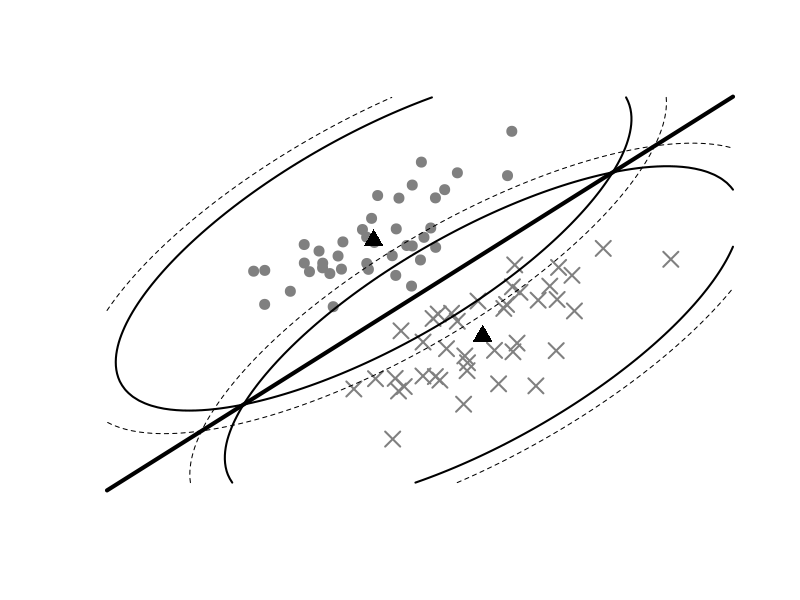
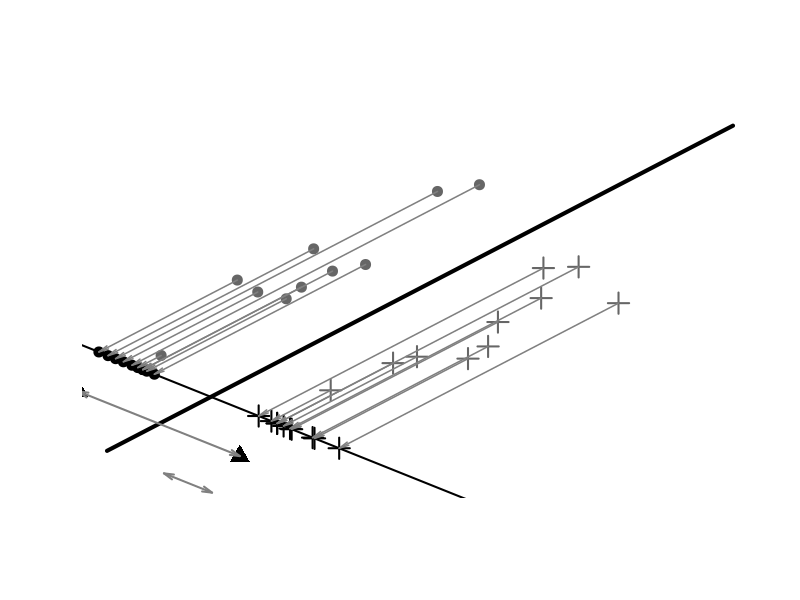

Write the R code that produced these figures, in order.
###
### demo        creates all plots for the fisher discriminant section
###
### 2001 written by Ralf Herbrich
### Microsoft Research Cambridge
###
### 2019 modified by Ralf Herbrich
### Amazon Development Center Germany
###
### (c) 2001 Microsoft Corporation. Reproduced with permission. All rights reserved.


############################################################
## main parameters
############################################################

D <- 4.5;                      # dimension of output window (generative plot)

D2.x <- 4.3;                   # dimension of output window (projections plot)
D2.y <- 5.8;                   

N <- 40;                       # number of samples per classa

N2 <- 10;                      # number of samples per classa

mu <- cbind (c (-1, +1),       # mean vectors
             c (+1, -1));
C <- list (rho=c (0.5, 0.5),   # covariance matrices
          sigma.x=c (1, 1),
           sigma.y=c (1, 1));


############################################################
## a function to generate random multivariate Gaussians
## directly taken from S-PLUS help files
############################################################

rmultnorm <- function (n, mu, vmat) {
  p <- ncol (vmat);
  ans <- matrix (rnorm (n * p), nrow = n) %*% vmat;
  ans <- sweep (ans, 2, mu, "+");
  drop (ans);
}

############################################################
## BOOK plots
############################################################

book <- function (output='SCREEN') {

  ## fix the random number generator to reproduce "random" numbers
  set.seed (4);
  
  ## generate the covariance matrices
  S.plus <- diag (c (C$sigma.x [1], C$sigma.y [1])) %*%
    cbind (c (1, C$rho [1]), c (C$rho [1], 1)) %*%
      diag (c (C$sigma.x [1], C$sigma.y [1]));
  
  S.minus <- diag (c (C$sigma.x [2], C$sigma.y [2])) %*%
    cbind (c (1, C$rho [2]), c (C$rho [2], 1)) %*%
      diag (c (C$sigma.x [2], C$sigma.y [2]));
  
  ############################################################
  ## generate "projection" prior plots
  if (output == 'PS') {
    postscript ("FD_generative.ps", horizontal=FALSE);
  }
  
  ## create the datasets
  X.plus <-  rmultnorm (N, mu [, 1], S.plus);
  X.minus <- rmultnorm (N, mu [, 2], S.minus);
  X <- rbind (X.plus, X.minus);
  
  ## compute the means
  mu.plus  <- 1/N * apply (X.plus,  2, sum);
  mu.minus <- 1/N * apply (X.minus, 2, sum);
  
  ## compute the covariance
  Sigma <- t (X) %*% X - N * mu.plus %*% t (mu.plus) -
    N * mu.minus %*% t (mu.minus);
  Sigma.inv <- solve (Sigma);
  
  ## compute the Fisher discriminant
  w <- Sigma.inv %*% (mu.plus - mu.minus);
  b <- as.vector (1/2 * (t (mu.minus) %*% Sigma.inv %*% mu.minus -
                         t (mu.plus) %*% Sigma.inv %*% mu.plus));
  
  ## compute the denominator of the Gaussian density
  g.norm <- 1/((2 * pi) * sqrt (det (Sigma))); 
  
  ## create the plot window
  plot.new ();
  plot.window (c (-D, D), c(-D, D));

  ## draw the dataset on the screen
  points (X.plus [, 1], X.plus [, 2], pch=20, cex=2, col=gray (0.5));
  points (X.minus [, 1], X.minus [, 2], pch=4, lwd=2, cex=2, col=gray (0.5));

  ## draw the decision surface
  x <- seq (-D, D, length=1000);
  y <- -(w [1] * x + b) / w [2];
  lines (x, y, lwd=4);

  ## draw the means
  points (mu.plus [1], mu.plus [2],   pch=17, cex=2, lwd=2);
  points (mu.minus [1], mu.minus [2], pch=17, cex=2, lwd=2);

  ## draw the concentration ellipses
  x <- seq (-D, D, length=100);
  y <- seq (-D, D, length=100);
  z.plus <- outer (x, y, function (x, y) {
    D <- (x - mu.plus [1])^2 * Sigma.inv [1, 1] +
      (y - mu.plus [2])^2 * Sigma.inv [2, 2] +
        2 * (x - mu.plus [1]) * (y - mu.plus [2]) * Sigma.inv [1, 2];
    return (g.norm * exp (-1/2 * D));
  });
  z.minus <- outer (x, y, function (x, y) {
    D <- (x - mu.minus [1])^2 * Sigma.inv [1, 1] +
      (y - mu.minus [2])^2 * Sigma.inv [2, 2] +
        2 * (x - mu.minus [1]) * (y - mu.minus [2]) * Sigma.inv [1, 2];
    return (g.norm * exp (-1/2 * D));
  });
  
  contour (x, y, z.plus,  levels=c (0.0028), drawlabels=FALSE,
           lwd=2, add=TRUE);
  contour (x, y, z.minus, levels=c (0.0028), drawlabels=FALSE,
           lwd=2, add=TRUE);

  ## draw the ellipses that touch each other
  contour (x, y, z.plus,  levels=c (0.00272), drawlabels=FALSE,
           lwd=1, lty=2, add=TRUE);
  contour (x, y, z.minus, levels=c (0.00272), drawlabels=FALSE,
           lwd=1, lty=2, add=TRUE);
  if (output == 'PS') {
    cat ("[Fisher Discriminant generative plot generated]\n");
  } else {
    readline("Press any key for next plot");
  }
  dev.off ();

  ############################################################
  ## generate "data distribution" prior plots
  if (output == 'PS') {
    postscript ("FD_projections.ps", horizontal=FALSE);
  }
    
  ## create the datasets
  X.plus <-  rmultnorm (N2, mu [, 1], S.plus);
  X.minus <- rmultnorm (N2, mu [, 2], S.minus);
  X <- rbind (X.plus, X.minus);
  
  ## compute the means
  mu.plus  <- 1/N2 * apply (X.plus,  2, sum);
  mu.minus <- 1/N2 * apply (X.minus, 2, sum);
  
  ## compute the covariance
  Sigma <- t (X) %*% X - N2 * mu.plus %*% t (mu.plus) -
    N2 * mu.minus %*% t (mu.minus);
  Sigma.inv <- solve (Sigma);
  
  ## compute the Fisher discriminant
  w <- Sigma.inv %*% (mu.plus - mu.minus);
  b <- as.vector (1/2 * (t (mu.minus) %*% Sigma.inv %*% mu.minus -
                         t (mu.plus) %*% Sigma.inv %*% mu.plus));
  
  ## compute the denominator of the Gaussian density
  g.norm <- 1/((2 * pi) * sqrt (det (Sigma))); 
  
  ## create the plot window
  plot.new ();
  plot.window (c (-D2.x, D2.x), c(-D2.y, D2.y));

  ## draw the dataset on the screen
  points (X.plus [, 1], X.plus [, 2], pch=20, cex=2, col=gray (0.4));
  points (X.minus [, 1], X.minus [, 2], pch=3, lwd=2, cex=2, col=gray (0.4));

  ## draw the decision surface
  x <- seq (-D2.x, D2.x, length=1000);
  y <- -(w [1] * x + b) / w [2];
  lines (x, y, lwd=4);

  ## compute the offset vector
  ofs      <- 4 *  cbind (-w [2], w [1]);
  ofs.mean <- 5 * cbind (-w [2], w [1]);
  ofs.var  <- 6 * cbind (-w [2], w [1]);
  
  ## draw the orthogonal line
  y <- w [2] / w [1] * x;
  x <- x + ofs [1]; y <- y + ofs [2];
  lines (x, y, lwd=2);

  ## project the points
  w.norm <- as.vector (t (w) %*% w);
  l.plus <- (X.plus %*% w) / w.norm;
  l.minus <- (X.minus %*% w) / w.norm;

  X.plus.proj  <- cbind (w [1] * l.plus + ofs [1],
                         w [2] * l.plus + ofs [2]);
  X.minus.proj <- cbind (w [1] * l.minus + ofs [1],
                         w [2] * l.minus + ofs [2]);
  
  ## draw the projected points
  points (X.plus.proj  [, 1], X.plus.proj  [, 2] ,  pch=20, cex=2);
  points (X.minus.proj [, 1], X.minus.proj [, 2] ,  pch=3, lwd=2, cex=2);

  ## draw the projection lines
  for (i in 1:N2) {
    arrows (X.plus [i, 1], X.plus [i, 2],
            X.plus.proj [i, 1], X.plus.proj [i, 2],
            angle=10, lwd=1.5, length=0.1, col=gray (0.5));

    arrows (X.minus [i, 1], X.minus [i, 2],
            X.minus.proj [i, 1], X.minus.proj [i, 2],
            angle=10, lwd=1.5, length=0.1, col=gray (0.5));
  }

  ## compute the mean and variance of the projection
  mu.plus  <- mean (l.plus);
  mu.minus <- mean (l.minus);

  mu.plus.proj <- rbind (w [1] * mu.plus + ofs.mean [1],
                         w [2] * mu.plus + ofs.mean [2]);
  
  mu.minus.proj <- rbind (w [1] * mu.minus + ofs.mean [1],
                          w [2] * mu.minus + ofs.mean [2]);

  ## draw the mean projection
  points (mu.plus.proj  [1], mu.plus.proj  [2], pch=17, cex=2, lwd=2);
  points (mu.minus.proj [1], mu.minus.proj [2], pch=17, cex=2, lwd=2);
  arrows (mu.plus.proj  [1], mu.plus.proj  [2],
          mu.minus.proj [1], mu.minus.proj [2],
          code=3, lwd=2, angle=15, length=0.1, col=gray (0.5));
  
  ## compute the mean and variance of the projection
  std.plus  <- sqrt (var (l.plus));
  std.minus <- sqrt (var (l.minus));

  std.plus.left  <- rbind (w [1] * (mu.plus - std.plus) + ofs.var [1],
                           w [2] * (mu.plus - std.plus) + ofs.var [2]);    
  std.plus.right <- rbind (w [1] * (mu.plus + std.plus) + ofs.var [1],
                           w [2] * (mu.plus + std.plus) + ofs.var [2]);
  
  std.minus.left  <- rbind (w [1] * (mu.minus - std.minus) + ofs.var [1],
                            w [2] * (mu.minus - std.minus) + ofs.var [2]);
  std.minus.right <- rbind (w [1] * (mu.minus + std.minus) + ofs.var [1],
                            w [2] * (mu.minus + std.minus) + ofs.var [2]);
  
  ## draw the mean projection
  arrows (std.plus.left  [1], std.plus.left  [2],
          std.plus.right [1], std.plus.right [2],
          code=3, lwd=2, angle=15, length=0.1, col=gray (0.5));

  arrows (std.minus.left  [1], std.minus.left  [2],
          std.minus.right [1], std.minus.right [2],
          code=3, lwd=2, angle=15, length=0.1, col=gray (0.5));
  
  if (output == 'PS') {
    cat ("[Fisher Discriminant data distribution plot generated]\n");
  } else {
    readline("Press any key for next plot");
  }
  dev.off ();
}

book ()
